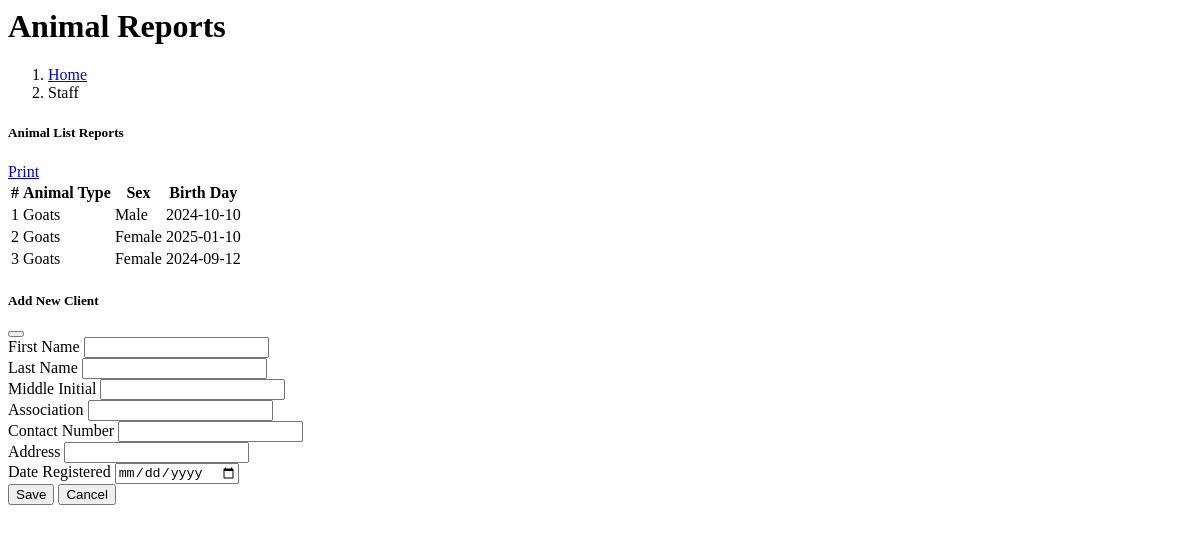
/administrator/reports/animals/animalList.php, run on an earlier commit of the app's database.
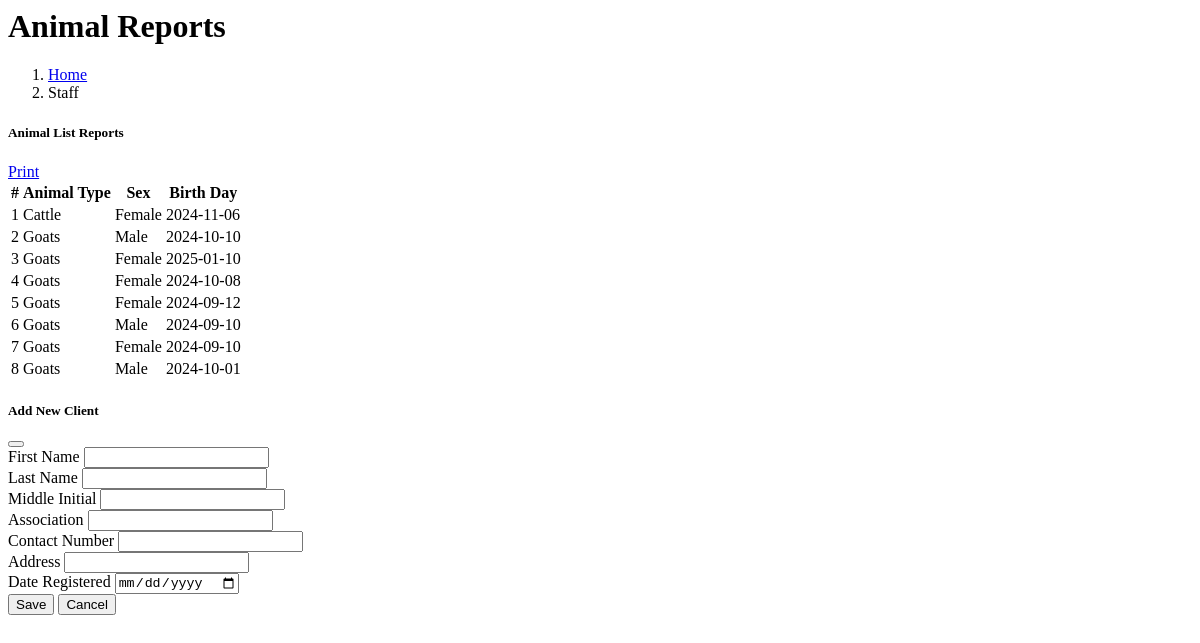
And on a later commit of the database.
### tables this page shows
CREATE TABLE `animal` (
  `ANIMAL_ID` int(11) NOT NULL,
  `CLIENT_ID` int(11) NOT NULL,
  `BIRTHDATE` date NOT NULL,
  `IMAGE_PATH` varchar(255) NOT NULL,
  `category_id` int(11) NOT NULL,
  `ANIMAL_SEX` varchar(255) NOT NULL COMMENT '1=Male 2=Female',
  `isVaccinated` varchar(255) NOT NULL DEFAULT '0',
  `STATUS` varchar(150) NOT NULL COMMENT '1= Alive \r\n2= Dead',
  `VACCINE_CARD_ID` int(11) DEFAULT NULL COMMENT '1=not Vaccinated \r\n2=Vaccinated \r\n',
  `isPayment` int(11) DEFAULT 0,
  `fromClient` int(11) DEFAULT 0,
  `date_created` date DEFAULT NULL
);

CREATE TABLE `category` (
  `category_id` int(11) NOT NULL,
  `category_name` varchar(50) NOT NULL DEFAULT '0',
  `status` varchar(50) NOT NULL DEFAULT '0'
);

### administrator/reports/animals/animalList.php (the view, shortened to what this page needs)
<div class="content-wrapper">
  <div class="content-header">
    <div class="container-fluid">
      <div class="row mb-1 align-items-center">
        <div class="col-sm-6">
          <h1 class="m-0 text-primary"><i class="fas fa-users"></i> Animal Reports</h1>
        </div>
        <div class="col-sm-6">
          <ol class="breadcrumb float-sm-right bg-light p-2 rounded">
            <li class="breadcrumb-item text-dark"><a href="#">Home</a></li>
            <li class="breadcrumb-item active">Staff</li>
          </ol>
        </div>
      </div>
    </div>
  </div>
  <section class="content">
    <div class="container-fluid p-3">
      <div class="row">
        <div class="col-12">
          <div class="card shadow-lg rounded">
            <div class="card-header d-flex align-items-center bg-primary text-white">
              <h5 class="mb-0"><i class="fas fa-list"></i> Animal List Reports</h5>
              <a href="#" class="btn btn-success ml-auto" onclick="printReport()" id="print-btn">
                <i class="fas fa-print"></i> Print
              </a>
            </div>
            <div class="card-body">
              <div class="table-responsive">
                <table id="animalTBL" class="table table-striped table-hover table-bordered">
                  <thead class="thead-dark">
                    <tr>
                      <th>#</th>
                      <th>Animal Type</th>
                      <th>Sex</th>
                      <th>Birth Day</th>
                    </tr>
                  </thead>
                  <tbody>
                    <?php
                     require("connection/connection.php");
                      $query = "SELECT a.ANIMAL_ID, c.category_name as ANIMALTYPE,a.ANIMAL_SEX,a.BIRTHDATE  FROM animal a,category c WHERE a.category_id = c.category_id ORDER BY ANIMALTYPE AND ANIMAL_SEX ASC";
                      $result = mysqli_query($con, $query);
                      $rows = mysqli_fetch_all($result, MYSQLI_ASSOC);
                    ?>
                    <?php
                    $i = 1;
                    foreach ($rows as $animal) { ?>
                    <tr>
                        <td><?=$i; ?></td>
                      <td><?=$animal['ANIMALTYPE'] ?></td>
                      <td><?=$animal['ANIMAL_SEX'] ?></td>
                      <td><?=$animal['BIRTHDATE'] ?></td>
                    </tr>
                 <?php $i++;   }
                    ?>
                  </tbody>
                </table>
              </div>
            </div>
          </div>
        </div>
      </div>
    </div>
  </section>
<div class="modal fade" id="AddclientModal" tabindex="-1" aria-labelledby="AddclientModalLabel" aria-hidden="true">
  <div class="modal-dialog modal-lg">
    <div class="modal-content">
      <div class="modal-header bg-primary text-white">
        <h5 class="modal-title" id="AddclientModalLabel">Add New Client</h5>
        <button type="button" class="btn-close" data-bs-dismiss="modal" aria-label="Close"></button>
      </div>
      <form id="addClientForm" method="POST">
        <div class="modal-body">
          <div class="row">
            <div class="col-md-6 mb-3">
              <label for="InputFNAME">First Name</label>
              <input type="text" name="FNAME" class="form-control" id="InputFNAME" required>
            </div>
            <div class="col-md-6 mb-3">
              <label for="InputLNAME">Last Name</label>
              <input type="text" name="LNAME" class="form-control" id="InputLNAME" required>
            </div>
            <div class="col-md-6 mb-3">
              <label for="InputMIDINITIAL">Middle Initial</label>
              <input type="text" name="MIDINITIAL" class="form-control" id="InputMIDINITIAL">
            </div>
            <div class="col-md-6 mb-3">
              <label for="InputASSOCIATION">Association</label>
              <input type="text" name="ASSOCIATION" class="form-control" id="InputASSOCIATION">
            </div>
            <div class="col-md-6 mb-3">
              <label for="InputCONTACT_NO">Contact Number</label>
              <input type="text" name="CONTACT_NO" class="form-control" id="InputCONTACT_NO" required>
            </div>
            <div class="col-md-6 mb-3">
              <label for="InputADDRESS">Address</label>
              <input type="text" name="ADDRESS" class="form-control" id="InputADDRESS" required>
            </div>
            <div class="col-md-6 mb-3">
              <label for="InputDATE_REGISTERED">Date Registered</label>
              <input type="date" name="DATE_REGISTERED" class="form-control" id="InputDATE_REGISTERED" required>
            </div>
          </div>
        </div>
        <div class="modal-footer">
          <button type="submit" class="btn btn-primary">Save</button>
          <button type="button" class="btn btn-secondary" data-dismiss="modal">Cancel</button>
        </div>
      </form>
    </div>
  </div>
</div>

What changed in the data, as far as the page shows it:
added animal: category.category_name "Cattle", ANIMAL_SEX "Female", BIRTHDATE "2024-11-06"
added animal: category.category_name "Goats", ANIMAL_SEX "Female", BIRTHDATE "2024-10-08"
added animal: category.category_name "Goats", ANIMAL_SEX "Male", BIRTHDATE "2024-09-10"
added animal: category.category_name "Goats", ANIMAL_SEX "Female", BIRTHDATE "2024-09-10"
added animal: category.category_name "Goats", ANIMAL_SEX "Male", BIRTHDATE "2024-10-01"
